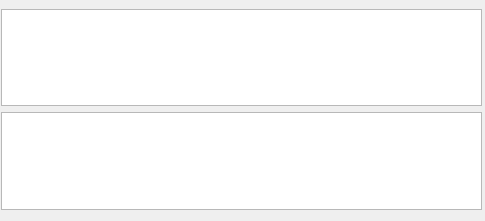
<?xml version="1.0" encoding="UTF-8"?>
<ui version="4.0">
 <class>_top</class>
 <widget class="QDialog" name="_top">
  <property name="geometry">
   <rect>
    <x>0</x>
    <y>0</y>
    <width>485</width>
    <height>221</height>
   </rect>
  </property>
  <widget class="QWidget" name="verticalLayoutWidget">
   <property name="geometry">
    <rect>
     <x>1</x>
     <y>9</y>
     <width>481</width>
     <height>201</height>
    </rect>
   </property>
   <layout class="QVBoxLayout" name="verticalLayout">
    <item>
     <widget class="CustomQTableview" name="_tableview"/>
    </item>
    <item>
     <widget class="CustomQTreeview" name="_treeview"/>
    </item>
   </layout>
  </widget>
 </widget>
 <customwidgets>
   <customwidget>
   <class>LoaduiProve</class>
   <extends>QWidget</extends>
   <header>rqt_prove.prv_python_qt_binding_pyside_loadui</header>
  </customwidget>
  <customwidget>
   <class>CustomQTableview</class>
   <extends>QTableView</extends>
   <header>rqt_prove.qview_custom</header>
  </customwidget>
  <customwidget>
   <class>CustomQTreeview</class>
   <extends>QTreeView</extends>
   <header>rqt_prove.qview_custom</header>
  </customwidget>
  <customwidget>
   <class>TreeviewWidgetSelectProve</class>
   <extends>QWidget</extends>
   <header>treeviewwidgetselectprove.h</header>
   <container>1</container>
  </customwidget>
 </customwidgets>
 <resources/>
 <connections/>
</ui>
